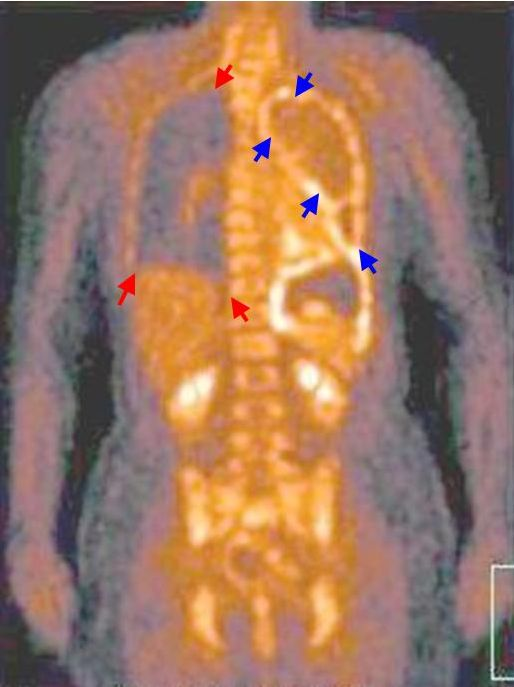
%> input picture Lab_12/p_17_2_a.jpg, 514 x 687 px
$ octave Untitled.m   (GNU Octave 9; MATLAB toolbox functions it lacks are replaced by stand-ins)
%> lines starting %> are read from the running program, lines starting %| are printed output that depends on the picture
% this reads the image pair
Fixed = imread('p_17_2_a.jpg');
%> Fixed is the input picture: size 687x514x3 uint8; mean R, G, B 153.7, 117.8, 97.5
Moving = imread('p_17_2_b.jpg');
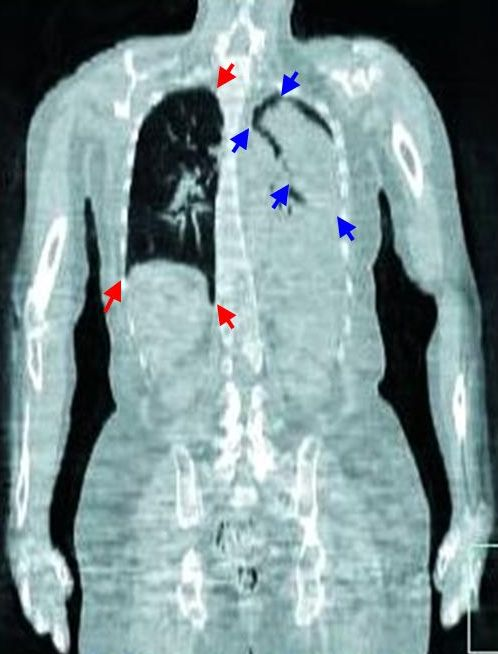
%> input picture Lab_12/p_17_2_b.jpg, 498 x 654 px
%> Moving is the input picture: size 654x498x3 uint8; mean R, G, B 123.3, 145.1, 146.9
Moving = rgb2gray(Moving);
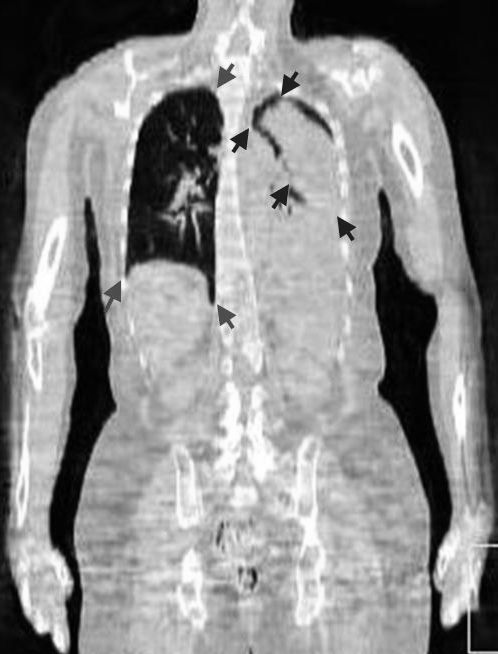
%> Moving: size 654x498 uint8; min 0, max 255, mean 138.8

% this view the 2 images
imshow(Moving);
imshow(Fixed);

% shows the image side by side
% this visualizer functions, such as 'falsecolor',
% and alpha blended images
imshowpair(Fixed, Moving, 'falsecolor');
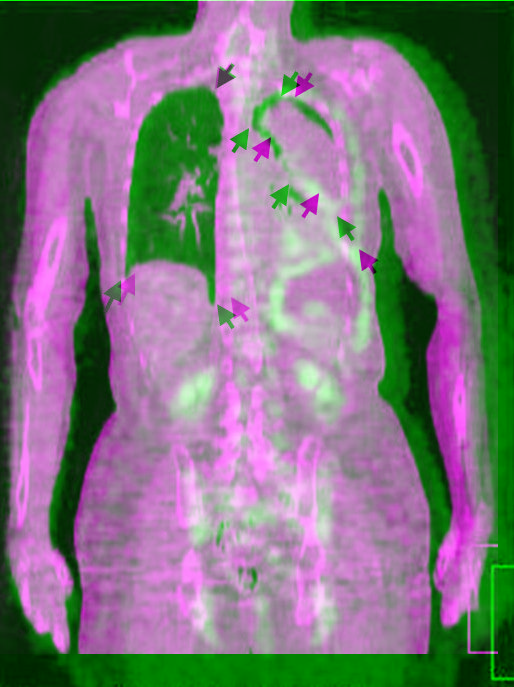
%> displayed picture: size 687x514x3, on the screen's scale of 0 to 255; mean R, G, B 128, 117.1, 128
%% Image registration

% inensity-based algorithms require grayscale
Moving = imread('p_17_2_a.jpg');
Fixed = imread('p_17_2_b.jpg');
Moving = rgb2gray(Moving);
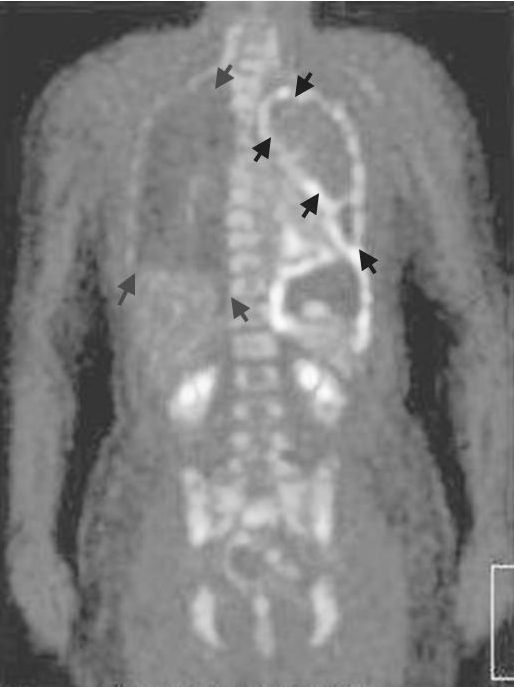
%> Moving: size 687x514 uint8; min 17, max 255, mean 126.2
Fixed = rgb2gray(Fixed);

% configures the imregconfig toolbox
%> (the run ends here)
